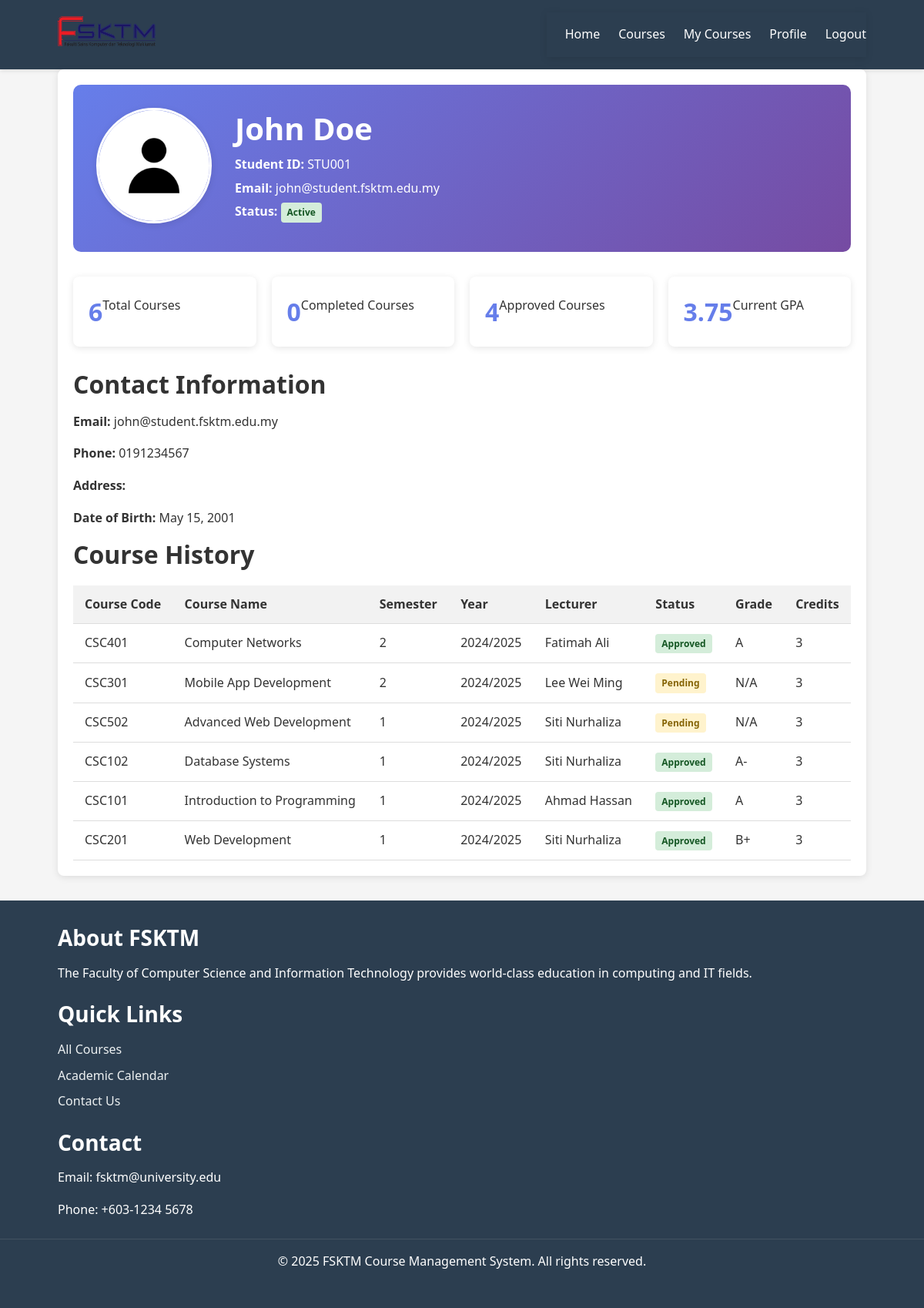
The app's page /pages/student/student-profile.php?id=7 (signed in) with its own data.
### tables this page shows
CREATE TABLE `users` (
  `user_id` int(11) NOT NULL,
  `username` varchar(50) NOT NULL,
  `email` varchar(100) NOT NULL,
  `password` varchar(255) NOT NULL,
  `first_name` varchar(50) NOT NULL,
  `last_name` varchar(50) NOT NULL,
  `user_type` enum('student','lecturer','admin') DEFAULT 'student',
  `profile_picture` varchar(255) DEFAULT 'default-avatar.png',
  `phone` varchar(20) DEFAULT NULL,
  `date_of_birth` date DEFAULT NULL,
  `student_id` varchar(20) DEFAULT NULL,
  `staff_id` varchar(20) DEFAULT NULL,
  `address` text DEFAULT NULL,
  `department` varchar(100) DEFAULT NULL,
  `created_at` timestamp NOT NULL DEFAULT current_timestamp(),
  `updated_at` timestamp NOT NULL DEFAULT current_timestamp() ON UPDATE current_timestamp(),
  `is_active` tinyint(1) DEFAULT 1,
  `last_login` timestamp NULL DEFAULT NULL
);

CREATE TABLE `registrations` (
  `registration_id` int(11) NOT NULL,
  `user_id` int(11) NOT NULL,
  `course_id` int(11) NOT NULL,
  `registration_date` timestamp NOT NULL DEFAULT current_timestamp(),
  `status` enum('pending','approved','rejected','dropped','completed') DEFAULT 'pending',
  `grade` varchar(3) DEFAULT NULL,
  `attendance_percentage` decimal(5,2) DEFAULT 0.00,
  `final_marks` decimal(5,2) DEFAULT 0.00,
  `notes` text DEFAULT NULL
);

CREATE TABLE `courses` (
  `course_id` int(11) NOT NULL,
  `course_code` varchar(10) NOT NULL,
  `course_name` varchar(100) NOT NULL,
  `description` text DEFAULT NULL,
  `credits` int(11) NOT NULL DEFAULT 3,
  `semester` enum('1','2','3') NOT NULL,
  `academic_year` varchar(9) NOT NULL,
  `max_students` int(11) DEFAULT 40,
  `current_enrolled` int(11) DEFAULT 0,
  `instructor_id` int(11) DEFAULT NULL,
  `schedule_day` varchar(20) DEFAULT NULL,
  `schedule_time` varchar(50) DEFAULT NULL,
  `classroom` varchar(20) DEFAULT NULL,
  `course_image` varchar(255) DEFAULT 'default-course.jpg',
  `prerequisites` text DEFAULT NULL,
  `category_id` int(11) DEFAULT NULL,
  `is_active` tinyint(1) DEFAULT 1,
  `created_at` timestamp NOT NULL DEFAULT current_timestamp(),
  `updated_at` timestamp NOT NULL DEFAULT current_timestamp() ON UPDATE current_timestamp()
);

### pages/student/student-profile.php (the view, shortened to what this page needs)
<?php
$db = new Database();
$conn = $db->getConnection();
$student_id = filter_input(INPUT_GET, 'id', FILTER_SANITIZE_NUMBER_INT);
$query = "SELECT
            u.user_id, u.username, u.email, u.first_name, u.last_name,
            u.profile_picture, u.phone, u.date_of_birth, u.student_id,
            u.address, u.department, u.created_at, u.is_active
          FROM users u
          WHERE u.user_id = ? AND u.user_type = 'student'";
$stmt = $conn->prepare($query);
$stmt->bind_param("i", $student_id);
if (!$stmt->execute()) {
    $_SESSION['error'] = "Execution error: " . $stmt->error;
    redirect('/pages/my-courses.php');
}
$result = $stmt->get_result();
$student = $result->fetch_assoc();
$query = "SELECT
            r.*, c.course_code, c.course_name, c.credits, c.semester, c.academic_year,
            cc.category_name, cc.color_code,
            CONCAT(u.first_name, ' ', u.last_name) AS lecturer_name
          FROM registrations r
          JOIN courses c ON r.course_id = c.course_id
          LEFT JOIN course_categories cc ON c.category_id = cc.category_id
          LEFT JOIN users u ON c.instructor_id = u.user_id
          WHERE r.user_id = ?
          ORDER BY c.academic_year DESC, c.semester DESC, c.course_name";
$stmt = $conn->prepare($query);
$stmt->bind_param("i", $student_id);
$stmt->execute();
$result = $stmt->get_result();
$courses = $result->fetch_all(MYSQLI_ASSOC);
$total_courses = count($courses);
$completed_courses = count(array_filter($courses, function($course) {
    return $course['status'] === 'completed';
}));
$approved_courses = count(array_filter($courses, function($course) {
    return $course['status'] === 'approved';
}));
$graded_courses = array_filter($courses, function($course) {
    return !empty($course['grade']);
});
$gpa = 0;
if (!empty($graded_courses)) {
    $grade_points = [
        'A+' => 4.0, 'A' => 4.0, 'A-' => 3.7,
        'B+' => 3.3, 'B' => 3.0, 'B-' => 2.7,
        'C+' => 2.3, 'C' => 2.0, 'C-' => 1.7,
        'D+' => 1.3, 'D' => 1.0, 'F' => 0.0
    ];
    $total_points = 0;
    $total_graded_credits = 0;
    foreach ($graded_courses as $course) {
        if (isset($grade_points[$course['grade']])) {
            $total_points += $grade_points[$course['grade']] * $course['credits'];
            $total_graded_credits += $course['credits'];
        }
    }
    if ($total_graded_credits > 0) {
        $gpa = $total_points / $total_graded_credits;
    }
}
$default_pic = 'default-profile.jpg';
$upload_dir = '/fsktm-course-system/assets/uploads/profile-pics/';
$image_dir = $_SERVER['DOCUMENT_ROOT'] . $upload_dir;
if (!empty($student['profile_picture'])) {
    $profile_pic = $student['profile_picture'];
    if (file_exists($image_dir . $profile_pic) && is_readable($image_dir . $profile_pic)) {
        $display_pic = $upload_dir . $profile_pic;
    } else {
        $display_pic = '/fsktm-course-system/assets/images/' . $default_pic;
    }
} else {
    $display_pic = '/fsktm-course-system/assets/images/' . $default_pic;
}
include '../../includes/header.php';
?>
<div class="profile-container">
    <div class="profile-header">
        <div class="profile-content">
            <div class="profile-picture-container">
                <img src="<?php echo htmlspecialchars($display_pic); ?>"
                    class="profile-avatar"
                    alt="Profile picture of <?php echo htmlspecialchars($student['first_name'] . ' ' . $student['last_name']); ?>"
                    onerror="this.onerror=null;this.src='<?php echo '/fsktm-course-system/assets/images/default-profile.jpg' . $default_pic; ?>'"
                    style="width: 150px; height: 150px; border-radius: 50%; object-fit: cover; border: 3px solid #fff; box-shadow: 0 2px 10px rgba(0,0,0,0.1);">
            </div>
            <div class="profile-info">
                <h1><?php echo htmlspecialchars($student['first_name'] . ' ' . $student['last_name']); ?></h1>
                <p><strong>Student ID:</strong> <?php echo htmlspecialchars($student['student_id']); ?></p>
                <p><strong>Email:</strong> <?php echo htmlspecialchars($student['email']); ?></p>
                <p><strong>Status:</strong>
                    <span class="status-badge <?php echo $student['is_active'] ? 'active' : 'inactive'; ?>">
                        <?php echo $student['is_active'] ? 'Active' : 'Inactive'; ?>
                    </span>
                </p>
            </div>
        </div>
    </div>
    <div class="stats-grid">
        <div class="stat-card">
            <span class="stat-number"><?php echo $total_courses; ?></span>
            <p>Total Courses</p>
        </div>
        <div class="stat-card">
            <span class="stat-number"><?php echo $completed_courses; ?></span>
            <p>Completed Courses</p>
        </div>
        <div class="stat-card">
            <span class="stat-number"><?php echo $approved_courses; ?></span>
            <p>Approved Courses</p>
        </div>
        <div class="stat-card">
            <span class="stat-number"><?php echo number_format($gpa, 2); ?></span>
            <p>Current GPA</p>
        </div>
    </div>
    <h2>Contact Information</h2>
    <div class="contact-info">
        <p><strong>Email:</strong> <?php echo htmlspecialchars($student['email']); ?></p>
        <p><strong>Phone:</strong> <?php echo htmlspecialchars($student['phone'] ?? 'Not provided'); ?></p>
        <p><strong>Address:</strong> <?php echo htmlspecialchars($student['address'] ?? 'Not provided'); ?></p>
        <p><strong>Date of Birth:</strong> <?php echo !empty($student['date_of_birth']) ? date('F j, Y', strtotime($student['date_of_birth'])) : 'Not provided'; ?></p>
    </div>
    <h2>Course History</h2>
    <?php if (!empty($courses)): ?>
        <div class="table-responsive">
            <table class="course-table">
                <thead>
                    <tr>
                        <th>Course Code</th>
                        <th>Course Name</th>
                        <th>Semester</th>
                        <th>Year</th>
                        <th>Lecturer</th>
                        <th>Status</th>
                        <th>Grade</th>
                        <th>Credits</th>
                    </tr>
                </thead>
                <tbody>
                    <?php foreach ($courses as $course): ?>
                        <tr>
                            <td><?php echo htmlspecialchars($course['course_code']); ?></td>
                            <td><?php echo htmlspecialchars($course['course_name']); ?></td>
                            <td><?php echo htmlspecialchars($course['semester']); ?></td>
                            <td><?php echo htmlspecialchars($course['academic_year']); ?></td>
                            <td><?php echo htmlspecialchars($course['lecturer_name'] ?? 'Not assigned'); ?></td>
                            <td>
                                <span class="status-badge <?php echo strtolower($course['status']); ?>">
                                    <?php echo ucfirst($course['status']); ?>
                                </span>
                            </td>
                            <td><?php echo !empty($course['grade']) ? $course['grade'] : 'N/A'; ?></td>
                            <td><?php echo $course['credits']; ?></td>
                        </tr>
                    <?php endforeach; ?>
                </tbody>
            </table>
        </div>
    <?php else: ?>
        <p>No course registrations found for this student.</p>
    <?php endif; ?>
</div>
<?php include '../../includes/footer.php'; ?>

### assets/css/style.css (style rules this page uses)
:root { --primary-color: #3498db; --secondary-color: #2ecc71; --danger-color: #e74c3c; --warning-color: #f39c12; --dark-color: #2c3e50; --light-color: #ecf0f1; --gray-color: #95a5a6; --white-color: #ffffff; --black-color: #000000; }
* { margin: 0; padding: 0; box-sizing: border-box; }
body { font-family: 'Segoe UI', Tahoma, Geneva, Verdana, sans-serif; line-height: 1.6; color: #333; background-color: #f5f5f5; }
img { max-width: 100%; height: auto; }
h1, h2, h3, h4, h5, h6 { margin-bottom: 1rem; font-weight: 600; line-height: 1.2; }
h1 { font-size: 2.5rem; }
h2 { font-size: 2rem; }
p { margin-bottom: 1rem; }
.profile-container { background-color: var(--white-color); border-radius: 8px; box-shadow: 0 2px 10px rgba(0, 0, 0, 0.1); padding: 2rem; margin: 2rem 0; }
.profile-info { flex: 1; }
.profile-info p { margin-bottom: 0.5rem; }
.status-badge { display: inline-block; padding: 0.25rem 0.5rem; border-radius: 4px; font-size: 0.75rem; font-weight: 500; }
.status-badge.active { background-color: #d4edda; color: #155724; }
.status-badge.pending { background-color: #fff3cd; color: #856404; }
.status-badge.approved { background-color: #d4edda; color: #155724; }
.stats-grid { display: grid; grid-template-columns: repeat(auto-fit, minmax(200px, 1fr)); gap: 1.5rem; margin: 2rem 0; }
.stat-card { background-color: var(--white-color); border-radius: 8px; padding: 1.5rem; box-shadow: 0 2px 10px rgba(0, 0, 0, 0.1); display: flex; align-items: center; }

### pages/student/student-profile.php (style rules this page uses)
.profile-container { max-width: 1200px; margin: 0 auto; padding: 20px; }
.profile-header { background: linear-gradient(135deg, #667eea 0%, #764ba2 100%); color: white; padding: 30px; border-radius: 10px; margin-bottom: 30px; position: relative; overflow: hidden; }
.profile-content { display: flex; align-items: center; gap: 30px; flex-wrap: wrap; }
.profile-avatar { width: 120px; height: 120px; border-radius: 50%; border: 4px solid rgba(255,255,255,0.3); object-fit: cover; }
.profile-info h1 { margin: 0 0 10px 0; font-size: 2.5em; }
.profile-info p { margin: 5px 0; }
.stats-grid { display: grid; grid-template-columns: repeat(auto-fit, minmax(200px, 1fr)); gap: 20px; margin-bottom: 30px; }
.stat-card { background: white; padding: 20px; border-radius: 8px; box-shadow: 0 2px 10px rgba(0,0,0,0.1); }
.stat-number { font-size: 2em; font-weight: bold; color: #667eea; }
.course-table { width: 100%; border-collapse: collapse; margin-top: 20px; }
.course-table th, .course-table td { padding: 12px 15px; border-bottom: 1px solid #ddd; }
.course-table th { background-color: #f2f2f2; text-align: left; }
.status-badge { padding: 3px 8px; border-radius: 4px; font-size: 12px; font-weight: bold; }
.pending { background-color: #fff3cd; color: #856404; }
.approved { background-color: #d4edda; color: #155724; }
.profile-avatar { transition: all 0.3s ease; }
.status-badge.active { background-color: #d4edda; color: #155724; }
.profile-picture-container { position: relative; display: inline-block; }

### records on screen
users: first_name+last_name "John Doe", student "STU001", email "john@student.fsktm.edu.my", phone "0191234567", date_of_birth "May 15, 2001"
registrations: course.course_code "CSC401", course.course_name "Computer Networks", course.semester "2", course.academic_year "2024/2025", lecturer_name "Fatimah Ali", status "Approved", grade "A", course.credits "3"
registrations: course.course_code "CSC301", course.course_name "Mobile App Development", course.semester "2", course.academic_year "2024/2025", lecturer_name "Lee Wei Ming", status "Pending", shows "N/A", course.credits "3"
registrations: course.course_code "CSC502", course.course_name "Advanced Web Development", course.semester "1", course.academic_year "2024/2025", lecturer_name "Siti Nurhaliza", status "Pending", shows "N/A", course.credits "3"
registrations: course.course_code "CSC102", course.course_name "Database Systems", course.semester "1", course.academic_year "2024/2025", lecturer_name "Siti Nurhaliza", status "Approved", grade "A-", course.credits "3"
registrations: course.course_code "CSC101", course.course_name "Introduction to Programming", course.semester "1", course.academic_year "2024/2025", lecturer_name "Ahmad Hassan", status "Approved", grade "A", course.credits "3"
registrations: course.course_code "CSC201", course.course_name "Web Development", course.semester "1", course.academic_year "2024/2025", lecturer_name "Siti Nurhaliza", status "Approved", grade "B+", course.credits "3"

### other values on screen
$total_courses "6"
$completed_courses "0"
$approved_courses "4"
$gpa "3.75"
